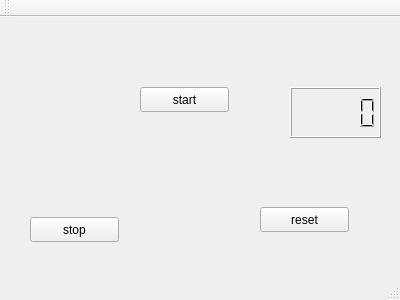
<?xml version="1.0" encoding="UTF-8"?>
<ui version="4.0">
 <class>Chronometre</class>
 <widget class="QMainWindow" name="Chronometre">
  <property name="geometry">
   <rect>
    <x>0</x>
    <y>0</y>
    <width>400</width>
    <height>300</height>
   </rect>
  </property>
  <property name="windowTitle">
   <string>Chronometre</string>
  </property>
  <widget class="QWidget" name="centralWidget">
   <widget class="QLCDNumber" name="lcdNumber">
    <property name="geometry">
     <rect>
      <x>290</x>
      <y>70</y>
      <width>91</width>
      <height>51</height>
     </rect>
    </property>
   </widget>
   <widget class="QPushButton" name="start">
    <property name="geometry">
     <rect>
      <x>140</x>
      <y>70</y>
      <width>89</width>
      <height>25</height>
     </rect>
    </property>
    <property name="text">
     <string>start</string>
    </property>
   </widget>
   <widget class="QPushButton" name="stop">
    <property name="geometry">
     <rect>
      <x>30</x>
      <y>200</y>
      <width>89</width>
      <height>25</height>
     </rect>
    </property>
    <property name="text">
     <string>stop</string>
    </property>
   </widget>
   <widget class="QPushButton" name="reset">
    <property name="geometry">
     <rect>
      <x>260</x>
      <y>190</y>
      <width>89</width>
      <height>25</height>
     </rect>
    </property>
    <property name="text">
     <string>reset</string>
    </property>
   </widget>
  </widget>
  <widget class="QMenuBar" name="menuBar">
   <property name="geometry">
    <rect>
     <x>0</x>
     <y>0</y>
     <width>400</width>
     <height>22</height>
    </rect>
   </property>
  </widget>
  <widget class="QToolBar" name="mainToolBar">
   <attribute name="toolBarArea">
    <enum>TopToolBarArea</enum>
   </attribute>
   <attribute name="toolBarBreak">
    <bool>false</bool>
   </attribute>
  </widget>
  <widget class="QStatusBar" name="statusBar"/>
 </widget>
 <layoutdefault spacing="6" margin="11"/>
 <resources/>
 <connections/>
 <slots>
  <slot>teste()</slot>
 </slots>
</ui>
